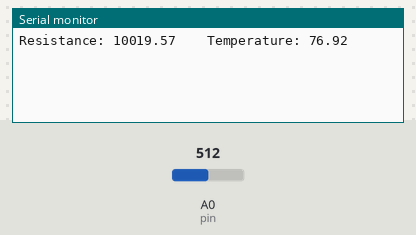
The sketch below on a simulated Arduino Uno, built with avr-gcc and run on an emulated ATmega328P. On the bench: the last lines printed to the serial monitor. The test bench sets the inputs (shaded band); at power-on: A0 (pin) = 512.

Above: at 4.8 s.
4.9 s: A0 (pin) set to 1009
At 7.2 s:
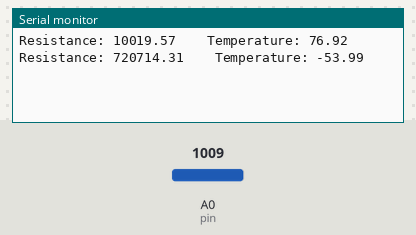
7.9 s: A0 (pin) set to 1023
At 8.8 s:
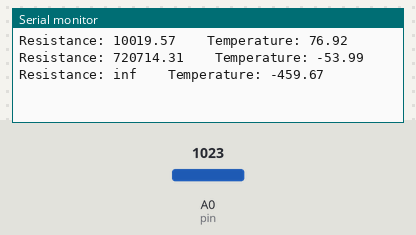

The sketch:

TemperatureSensor.ino
```cpp
#include "Arduino.h"
#include <math.h>

float fTemp, cTemp, kTemp;   //Fahrenheit, Celsisus, Kelvin
float inverseTemp;    //result of simplified Steinhart-Hart eqn.
float tResistance;  //thermal resistance
float adcReading;
float roomT = 298.15;  //room temperature in Kelvins
float roomR = 10000;   //thermistor resistance at room temperature
float R = 10000;   //10k resistor used in voltage divider
float B = 3950;   //thermistor coefficient
int i = 0;

#define pin A0   //adjust to whichever analog pin is connected

void setup() {
  Serial.begin(9600);
  analogReference(EXTERNAL);
}

void loop() {
  delay(2000);  //2 second delay

  adcReading = analogRead(pin);
  tResistance = 1023 - adcReading;
  tResistance = (adcReading * R)/tResistance;

  //Resistance to Temperature Conversion
  inverseTemp = log(tResistance/roomR);
  inverseTemp = inverseTemp/B;
  inverseTemp = (1/roomT) + inverseTemp;
  kTemp = 1/inverseTemp;
  cTemp = kTemp - 273.15;       //converts from Kelvin to Celsius
  fTemp = (cTemp * 1.8) + 32.0;   //converts from Celsius to Fahrenheit

  //Used to discard innaccurate first analogRead() value
  if (i > 0){
    Serial.print("Resistance: ");
    Serial.print(tResistance);
    Serial.print("\t\tTemperature: ");
    //Serial.print(cTemp);
    Serial.print(fTemp);
    Serial.print("\n");
  }
  if (i == 0){
    i++;
  }
}
```

Measured:
- the behaviour switches between 1022 and 1023 on A0 (pin) (found by bisection; images 1 and 2)
- after the input at 4.9 s, the serial monitor: prints a new line after 1.1 s (image 1)
- after the input at 7.9 s, the serial monitor: prints a new line after 0.10 s (image 2)
